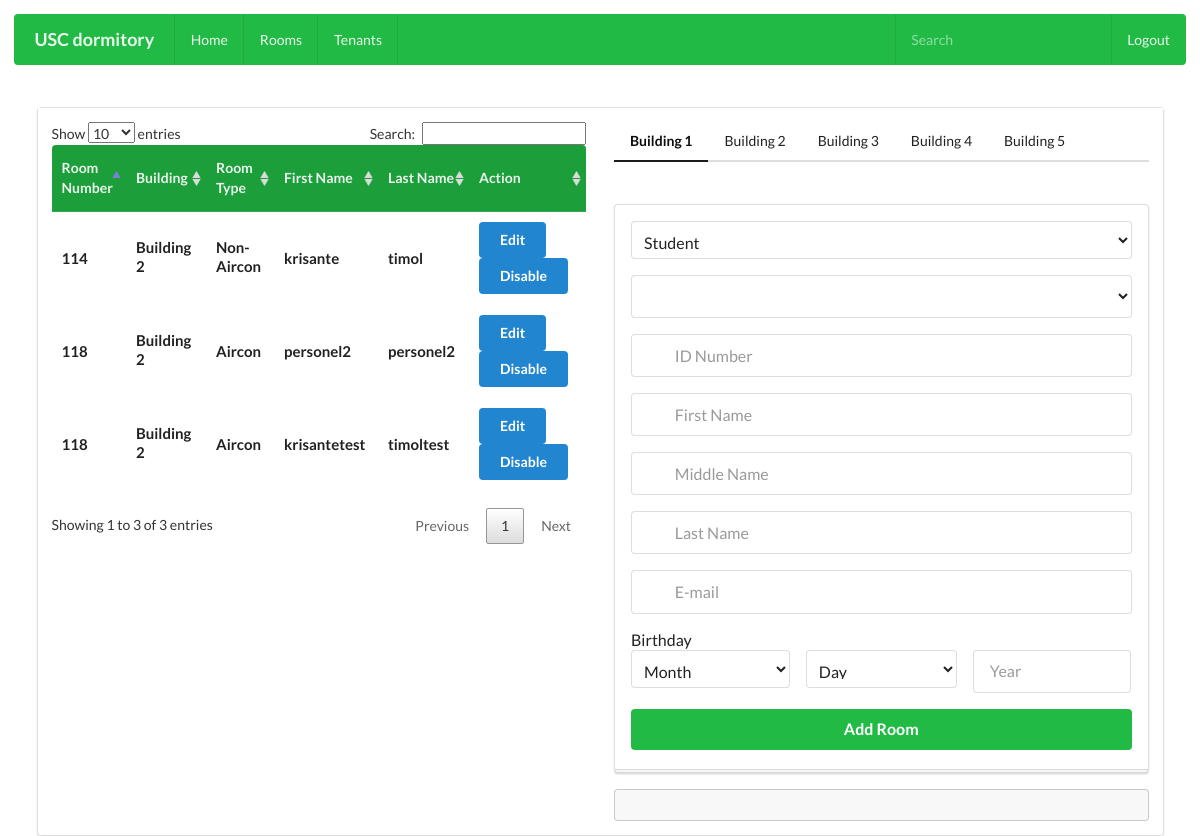
The app's page /index.php/site/addtenant with its own data.
### tables this page shows
CREATE TABLE IF NOT EXISTS `rooms_has_tenants` (
  `rooms_room_id` int(11) NOT NULL,
  `tenants_users_user_id` int(11) NOT NULL,
  `status` char(1) DEFAULT NULL,
  `date_added` date DEFAULT NULL,
  `date_end` date DEFAULT NULL,
  `type` char(1) DEFAULT NULL
);

CREATE TABLE IF NOT EXISTS `rooms` (
  `room_id` int(11) NOT NULL,
  `building_number` varchar(45) DEFAULT NULL,
  `room_type` varchar(45) DEFAULT NULL,
  `maximum_occupants` int(11) DEFAULT NULL,
  `current_number_of_occupants` int(11) DEFAULT NULL,
  `status` varchar(45) DEFAULT NULL,
  `type` char(1) DEFAULT NULL,
  `gender_preference` varchar(10) DEFAULT NULL
);

CREATE TABLE IF NOT EXISTS `tenants` (
  `fname` varchar(45) DEFAULT NULL,
  `mname` varchar(45) DEFAULT NULL,
  `lname` varchar(45) DEFAULT NULL,
  `email` varchar(45) DEFAULT NULL,
  `bday` date DEFAULT NULL,
  `type` char(1) DEFAULT NULL,
  `users_user_id` int(11) NOT NULL DEFAULT '0',
  `date_in` datetime DEFAULT NULL,
  `date_out` datetime DEFAULT NULL
);

### application/controllers/site.php (called while the page is built, shortened)
<?php
class site extends CI_Controller {
	public function addtenant(){
		$this->load->library('form_validation');
		$this->load->helper('security');
		$this->form_validation->set_rules('fname','First Name', 'trim|required|min_length[3]|max_length[14]|xss_clean');
		$this->form_validation->set_rules('mname','Last Name', 'trim|required|min_length[2]|max_length[14]|xss_clean');
		$this->form_validation->set_rules('fname','First Name', 'trim|required|min_length[2]|max_length[14]|xss_clean');
		$this->form_validation->set_rules('email','Email Address', 'trim|required|valid_email|min_length[6]|max_length[50]|valid_email|is_unique[tenants.email]|xss_clean');
		$this->form_validation->set_rules('tenant_id','Tenant ID', 'trim|required|numeric|is_unique[tenants.users_user_id]|xss_clean');
		$this->form_validation->set_rules('month','Month', 'trim|required|numeric|xss_clean');
		$this->form_validation->set_rules('day','Month', 'trim|required|numeric|xss_clean');
		$this->form_validation->set_rules('year','Month', 'trim|required|numeric|xss_clean');
		$this->form_validation->set_rules('room','Room', 'trim|required|numeric|xss_clean');
		if($this->form_validation->run()== FALSE){
				$this->load->model('rooms_building');
				$data['rooms'] = $this->rooms_building->getRoomidone();
				$this->load->model('gettenant');
				$data['datatable'] = $this->gettenant->getAlltenants();
				$this->load->view('userheader');
				$this->load->view('tenantmanagement',$data);
		}
	}
}

### index.php (called while the page is built, shortened)
<?php
require_once BASEPATH.'core/CodeIgniter.php';

### application/models/gettenant.php (called while the page is built, shortened)
<?php
	class gettenant extends CI_Model{
		function getAlltenants(){
			$query = $this->db->query("SELECT RT.rooms_room_id,RT.tenants_users_user_id,RT.status,T.users_user_id,T.fname,T.lname,R.room_id,R.room_type,R.building_number FROM rooms_has_tenants RT,tenants T,rooms R WHERE RT.status = 1 AND RT.rooms_room_id = R.room_id AND RT.tenants_users_user_id = T.users_user_id");
			if($query->num_rows() > 0){
				return $query->result();
			}else{
				return NULL;
			}
		}
	}
?>

### application/views/tenantmanagement.php (the view, shortened to what this page needs)
    <div class="ui container">
      <div class="ui segments">
        <div class="ui segment">
          <div class="ui two column doubling grid">
            <div class="column">
              <div class="ui container">
                <table id="table_id" class="ui inverted green table">
                  <thead>
                    <th>Room Number</th>
                    <th>Building</th>
                    <th>Room Type</th>
                    <th>First Name</th>
                    <th>Last Name</th>
                    <th>Action</th>
                  </thead>
                  <tbody>
                    <?php
                     foreach($datatable as $dt){
                $ri = $dt->rooms_room_id%1000;
                echo '<tr>';
                echo '<td>
                        <h4 class="ui image header">
                          <div class="content">
                            '.$ri.'
                          </div>
                        </div>
                      </td>';
                  echo '<td>
                        <h4 class="ui image header">
                          <div class="content">
                            '.$dt->building_number.'
                          </div>
                        </div>
                      </td>';
                  echo '<td>
                        <h4 class="ui image header">
                          <div class="content">
                            '.$dt->room_type.'
                          </div>
                        </div>
                      </td>';
                  echo '<td>
                        <h4 class="ui image header">
                          <div class="content">
                            '.$dt->fname.'
                          </div>
                        </div>
                      </td>';
                  echo '<td>
                        <h4 class="ui image header">
                          <div class="content">
                            '.$dt->lname.'
                          </div>
                        </div>
                      </td>';
                $home = base_url();
                echo form_open($home.'edit_tenant');
                echo '<td>';
                echo form_submit('submit','Edit','class="ui primary button"');
                echo
                '<button class="ui primary button" name="submit" value="Disable" onclick="return verify()">
                  Disable
               </button></td></tr>'.form_close();
              }
                  ?>
            <div class="column">
              <div class="ui secondary pointing menu">
                <a class="item active" href="<?php echo base_url().'buildingone'?>">Building 1</a>
                <a class="item" href="<?php echo base_url().'buildingtwo'?>">Building 2</a>
                <a class="item" href="<?php echo base_url().'buildingthree'?>">Building 3</a>
                <a class="item" href="<?php echo base_url().'buildingfour'?>">Building 4</a>
                <a class="item" href="<?php echo base_url().'buildingfive'?>">Building 5</a>
              </div>
               <?php
              $edit_tenant = base_url().'addtenant';
                    echo form_open($edit_tenant,'class="ui large form"');
                  ?>
                  <div class="ui stacked segment">
                    <div class="field">
                          <select class="ui fluid search dropdown" name="type">
                            <option value="1">Student</option>
                          </select>
                    </div>
                    <div class="field">
                      <select name = "room">
                      </select>
                    </div>
                    <div class="field">
                      <div class="ui left icon input">
                        <?php
                          echo form_input('tenant_id','','placeholder="ID Number"');
                        ?>
                      </div>
                    </div>
                    <div class="field">
                      <div class="ui left icon input">
                        <?php
                          echo form_input('fname','','placeholder="First Name"');
                        ?>
                      </div>
                    </div>
                    <div class="field">
                      <div class="ui left icon input">
                        <?php
                          echo form_input('mname','','placeholder="Middle Name"');
                        ?>
                      </div>
                    </div>
                    <div class="field">
                      <div class="ui left icon input">
                        <?php
                          echo form_input('lname','','placeholder="Last Name"');
                        ?>
                      </div>
                    </div>
                    <div class="field">
                      <div class="ui left icon input">
                        <?php
                          echo form_input('email','','placeholder="E-mail"');
                        ?>
                      </div>
                    </div>
                    <label>Birthday</label>
                    <div class="three fields">
                        <div class="field">
                          <select class="ui fluid search dropdown" name="month">
                            <option value="">Month</option>
                          </select>
                        </div>
                        <div class="field">
                          <select class="ui fluid search dropdown" name="day">
                            <option value="">Day</option>
                          </select>
                        </div>
                        <div class="field">
                          <input type="text" name="year" maxlength="4" placeholder="Year">
                        </div>
                      </div>
                    <?php
                      echo form_submit('submit','Add Room','class="ui fluid large green submit button"');
                    ?>
                  </div>
                    <div class="ui message">
                  </div>
                    <?php
                      echo form_close();
                    ?>
            </div>
</body>
</html>

### application/views/userheader.php (shortened to what this page needs)
<!DOCTYPE html>
<html>
	<head>
		<link rel="stylesheet" type="text/css" href="<?php echo base_url(); ?>css/semantic.min.css">
		<link rel="stylesheet" type="text/css" href="<?php echo base_url(); ?>css/custom.css">
		<link rel="stylesheet" type="text/css" href="<?php echo base_url(); ?>css/jquery.dataTables.css">
	</head>
	<body>
		<div class="ui inverted green menu">
			<h3 class="header item">USC dormitory</h3>
			<a class="item" href="<?php echo base_url().'userprofile'?>">Home</a>
			<a class="item" href="<?php echo base_url().'room'?>">Rooms</a>
			<a class="item" href="<?php echo base_url().'tenant'?>">Tenants</a>
			<div class="right menu">
			    <div class="item">
			      <div class="ui transparent inverted icon input">
			        <input type="text" placeholder="Search">
			      </div>
			    </div>
			    <a class="item" href="<?php echo base_url().'logout'?>">Logout</a>
			  </div>
		</div>

### css/custom.css (style rules this page uses)
body { padding: 1em; }
.ui.menu { margin: 3em 0em; }

### records on screen
rooms_has_tenants: rooms_room "114", rooms_room.building_number "Building 2", rooms_room.room_type "Non-Aircon", tenants_users_user.fname "krisante", tenants_users_user.lname "timol"
rooms_has_tenants: rooms_room "118", rooms_room.building_number "Building 2", rooms_room.room_type "Aircon", tenants_users_user.fname "personel2", tenants_users_user.lname "personel2"
rooms_has_tenants: rooms_room "118", rooms_room.building_number "Building 2", rooms_room.room_type "Aircon", tenants_users_user.fname "krisantetest", tenants_users_user.lname "timoltest"
